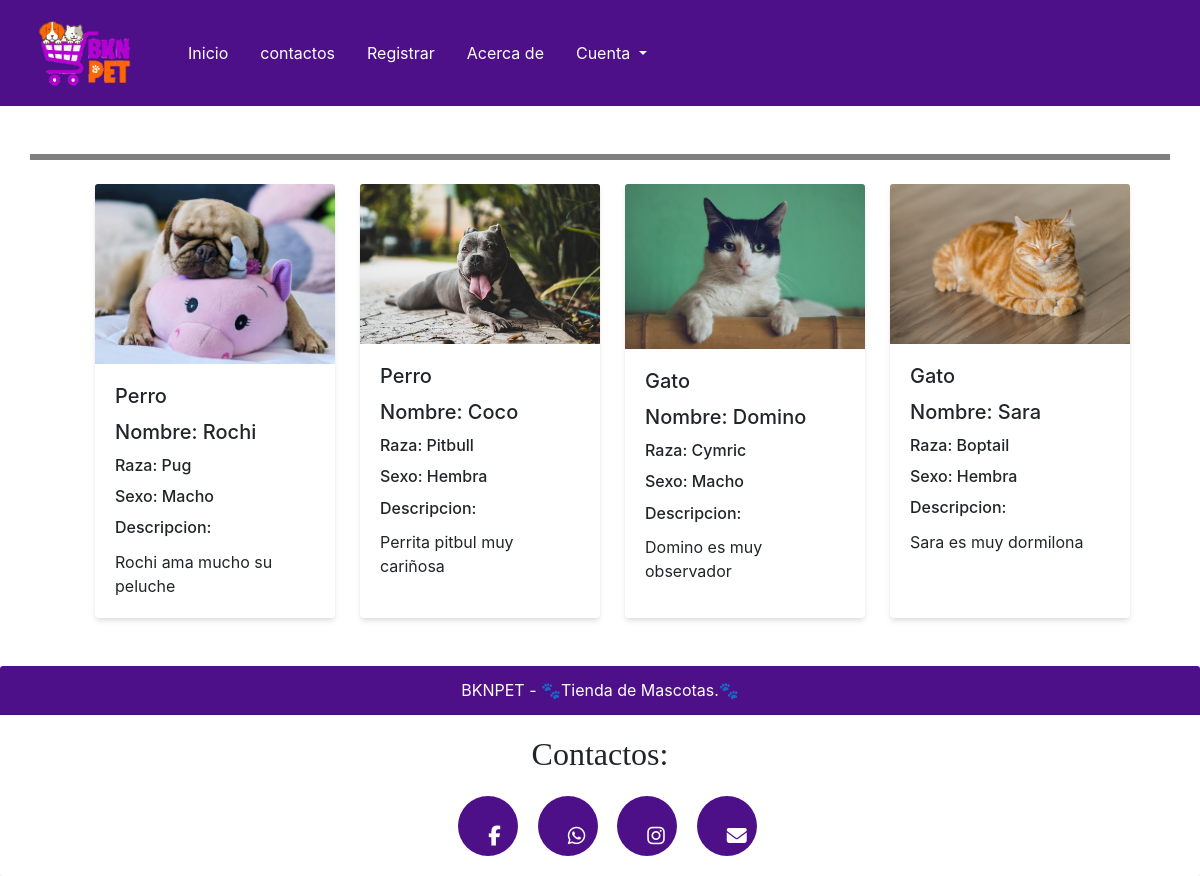
Page /adopcion/ on the committed database.
### app/models.py (models this page shows, shortened)
class Mascota(models.Model):
    categoria = models.ForeignKey(Categoria, on_delete=models.PROTECT)
    raza = models.CharField(max_length=30)
    nombre = models.CharField(max_length=30)
    sexo = models.CharField(max_length=10, null=True)
    descripcion = models.TextField()
    imagen = models.ImageField(upload_to="mascotas", null=True)

class Categoria(models.Model):
    nombre = models.CharField(max_length=50)
    def __str__(self):
        return self.nombre

### app/views.py (the view)
# urls.py: path('adopcion/', adopcion, name="adopcion"),
def adopcion(request):
    mascotas = Mascota.objects.all()
    data = {
        'mascotas' : mascotas
    }
    return render(request, 'ADOP/adopcion.html', data)

### app/templates/ADOP/adopcion.html (shortened to what this page needs)
{%extends 'app/base.html'%}
{% load static %}
{% block css %}
<link rel="stylesheet" href="https://cdn.jsdelivr.net/npm/bootstrap@4.0.0/dist/css/bootstrap.min.css">
<link rel="stylesheet" href="{% static 'app/css/estilos_1.css'%}">
{% endblock %}
{% block contenido %}
{% load humanize %}
<section>
    <div class="container mt-5 mb-5">
        <div class="row justify-content-center">
            {% for m in mascotas %}
            <div class="card mt-4" style="margin-left: 25px; width:15rem;">
                {% if m.imagen %}
                <img class="card-img-top" src="{{ m.imagen.url }}" alt="Card image cap">
                {% endif %}
                <div class="card-body">
                    <h5 class="card-title">{{ m.categoria | capfirst }}</h5>
                    <h5 class="card-title"> Nombre: {{ m.nombre | title }}</h5>
                    <h6 class="card-title"> Raza: {{ m.raza | title }}</h6>
                    <h6 class="card-title"> Sexo: {{ m.sexo | title }}</h6>
                    <h6 class="card-title">Descripcion: </h6>
                    <p class="card-text">
                        {{ m.descripcion }}
                    </p>
                </div>
            </div>
            {% endfor %}
        </div>
    </div>
</section>
{% endblock %}

### app/templates/app/base.html (shortened to what this page needs)
<!DOCTYPE html>
{% load static %}
<html lang="en">
<head>
    <link rel="stylesheet" href="https://cdn.jsdelivr.net/npm/bootstrap@4.0.0/dist/css/bootstrap.min.css">
    <link rel="stylesheet" href="{% static 'app/css/estilos_1.css'%}">
    {% block css %}
    {% endblock %}
</head>
<body>
    <header>
        <nav class="navbar navbar-expand-lg " style="background-color: #4e1088;">
            <a class="navbar-brand" href="">
                <img src=" {% static 'app/img/logo.png' %}" width="140" height="80" alt="Logo">
            </a>
            <ul class="nav">
                <li class="nav-item active">
                    <a class="nav-link" style="color: white;" href="{% url 'home' %}">Inicio</a>
                </li>
                <li class="nav-item">
                    <a class="nav-link" style="color: white;" href="{% url 'contacto'%}">contactos</a>
                </li>
                <li class="nav-item">
                    <a class="nav-link" style="color: white;" href="{% url 'registrar'%}">Registrar</a>
                </li>
                <li class="nav-item">
                    <a class="nav-link" style="color: white;" href="{% url 'acerca_de'%}">Acerca de</a>
                </li>
                        <li class="nav-item dropdown">
                            <a class="nav-link dropdown-toggle" style="color: white;" href="#" id="navbarDropdownMenuLink" data-toggle="dropdown" aria-haspopup="true" aria-expanded="false">
                            Cuenta
                            </a>
        </nav>
        <div id="contenido">
            {% block contenido %}
            {% endblock %}
        </div>
    <footer>
        <div class="card text-center mt-5">
            <div class="card-header" >
                <a href="{% url 'home' %}" class="lo" style="color: white;">
                    BKNPET  -   🐾Tienda de Mascotas.🐾
                </a>
            </div>
            <div class="card-body">
                <h2>Contactos:</h2>
                <div class="icon">
                    <a href = "#" class = "fa fa-facebook"></a>
                    <a href = "https://api.whatsapp.com/send?phone=56981963332" class = "fa fa-whatsapp"></a>
                    <a href = "https://www.instagram.com/bknpet/" class = "fa fa-instagram"></a>
                    <a href = "#" class = "fa fa-envelope"></a>
                </div>
            </div>
        </div>
    </footer>
</body>
</html>

### app/static/app/css/estilos_1.css (style rules this page uses)
body { margin: 0cm; }
.card { border: 0 !important; box-shadow: 0 4px 6px -1px rgba(0,0,0,0.1), 0 2px 4px -1px rgba(0,0,0,0.06); }
.fa { padding: 30px; font-size: 20px; height: 10px; width: 15px; margin-top: 15px; margin-left: 15px; text-align: center; text-decoration: none; border-radius: 50%; background-color: #4e1088; color: white; }
.card-header { color: aliceblue; background-color: #4e1088; }
#container_01 h1,h2 { font-family: cursive; }
.container { border-top: 6px solid gray; }

### rows in the picture
Mascota: imagen (picture), categoria "Perro", nombre "Rochi", raza "Pug", sexo "Macho", descripcion "Rochi ama mucho su peluche"
Mascota: imagen (picture), categoria "Perro", nombre "Coco", raza "Pitbull", sexo "Hembra", descripcion "Perrita pitbul muy cariñosa"
Mascota: imagen (picture), categoria "Gato", nombre "Domino", raza "Cymric", sexo "Macho", descripcion "Domino es muy observador"
Mascota: imagen (picture), categoria "Gato", nombre "Sara", raza "Boptail", sexo "Hembra", descripcion "Sara es muy dormilona"
